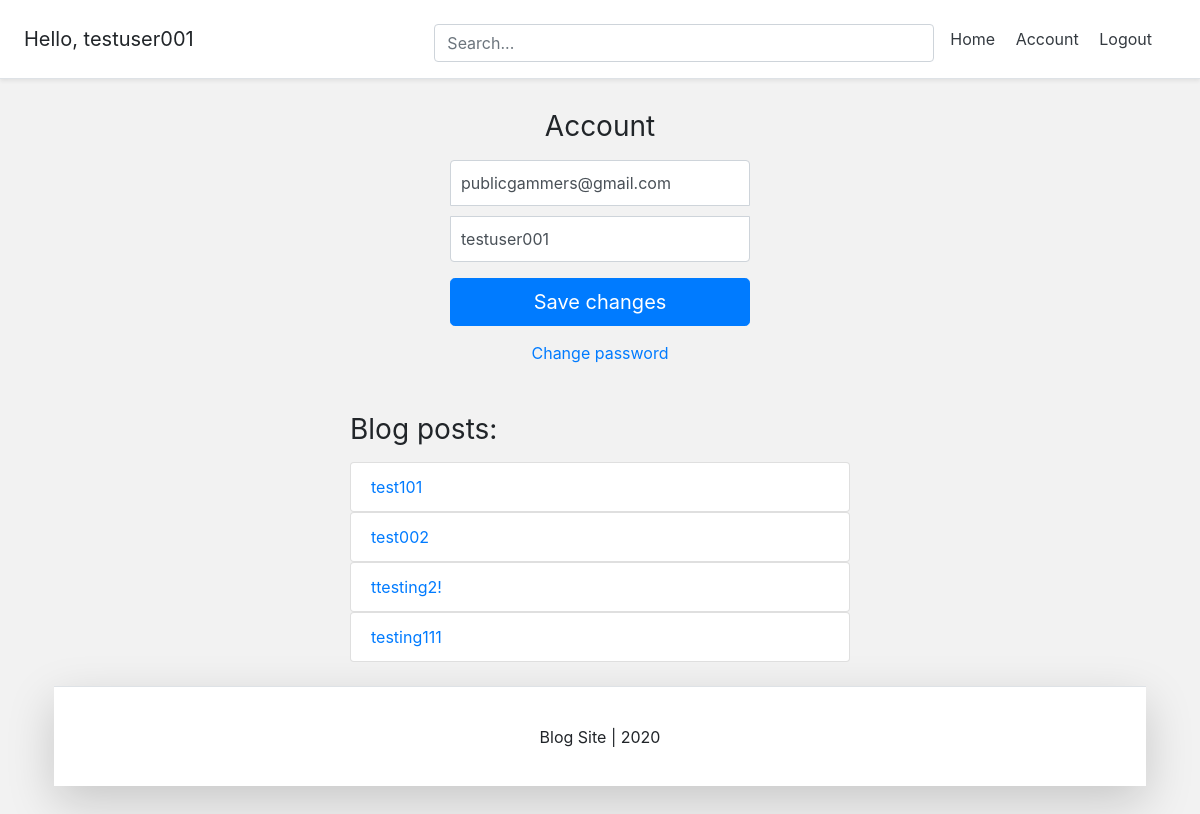
Screenshot of /account/ (signed in) with the database file from the repository.
### account/models.py (models this page shows, shortened)
class Account(AbstractBaseUser):
	email 					= models.EmailField(verbose_name="email", max_length=60, unique=True)
	username 				= models.CharField(max_length=30, unique=True)
	date_joined				= models.DateTimeField(verbose_name='date joined', auto_now_add=True)
	last_login				= models.DateTimeField(verbose_name='last login', auto_now=True)
	is_admin				= models.BooleanField(default=False)
	is_active				= models.BooleanField(default=True)
	is_staff				= models.BooleanField(default=False)
	is_superuser			= models.BooleanField(default=False)
	USERNAME_FIELD = 'email'
	REQUIRED_FIELDS = ['username', ]
	objects = MyAccountManager()

### blog/models.py (models this page shows)
class BlogPost(models.Model):
	title 					= models.CharField(max_length=50, null=False, blank=False)
	body 					= models.TextField(max_length=500, null=False, blank=False)
	image		 			= models.ImageField(upload_to=upload_location, null=True, blank=True)
	date_published 			= models.DateTimeField(auto_now_add=True, verbose_name="date published")
	date_updated 			= models.DateTimeField(auto_now=True, verbose_name="date updated")
	author 					= models.ForeignKey(settings.AUTH_USER_MODEL, on_delete=models.CASCADE)
	slug 					= models.SlugField(blank=True, unique=True)
	def __str__(self):
		return self.title

### account/views.py (the view)
# urls.py: path('account/', account_view,name="account"),
def account_view(request):
	if not request.user.is_authenticated:
			return redirect("login")
	context = {}
	if request.POST:
		form = AccountUpdateForm(request.POST, instance=request.user)
		if form.is_valid():
			form.initial = {
					"email": request.POST['email'],
					"username": request.POST['username'],
			}
			form.save()
			context['success_message'] = "Updated"
	else:
		form = AccountUpdateForm(
			initial={
					"email": request.user.email,
					"username": request.user.username,
				}
			)
	context['account_form'] = form
	blog_posts = BlogPost.objects.filter(author=request.user)
	context['blog_posts'] = blog_posts
	return render(request, "account/account.html", context)

### account/forms.py (shortened to what this page needs)
class AccountUpdateForm(forms.ModelForm):
	class Meta:
		model = Account
		fields = ('email', 'username')

### account/templates/account/account.html (shortened to what this page needs)
{% extends 'base.html' %}
{% block content %}
<form method="post" class="form-signin">{% csrf_token %}
  <h1 class="h3 mb-3 font-weight-normal">Account</h1>
  <input type="email" id="inputEmail" name="email" class="form-control" placeholder="Email address" required autofocus value="{{account_form.initial.email}}">
  <input type="text" id="inputUsername" name="username" class="form-control" placeholder="Username" required value="{{account_form.initial.username}}">
  <button class="btn btn-lg btn-primary btn-block" type="submit">Save changes</button>
</form>
<div class="d-flex flex-column">
   <a class='m-auto' href="{% url 'password_change' %}">Change password</a>
</div>
<div class="container mt-4 p-4">
  <div class="row">
    <div class="blog-posts">
      <h3 class="mb-3 font-weight-normal">Blog posts:</h3>
      {% if blog_posts %}
        <ul class="list-group">
        {% for post in blog_posts %}
          <a href="{% url 'blog:detail' post.slug %}" style="text-decoration: none;"><li class="list-group-item">{{post}}</li></a>
        {% endfor %}
        </ul>
      {% else %}
        <p>You have no blog posts. Create a post <a href="{% url 'blog:create' %}">here</a>.</p>
      {% endif %}
    </div>
{% endblock content %}

### templates/snippets/header.html (shortened to what this page needs)
<div class="d-flex flex-column flex-md-row align-items-center p-3 px-md-4 mb-3 bg-white border-bottom shadow-sm">
  <h5 class="my-0 mr-md-auto font-weight-normal">
  	{% if request.user.is_authenticated %}
  		<p class="m-auto">Hello, {{request.user.username}}</p>
  	{% endif %}
  </h5>
  <div class="search-bar mt-sm-2 mr-2">
  	<form method="get">
  		<input class="form-control"  type="text" name="q" id="id_q" placeholder="Search...">
  	</form>
  </div>
  <nav class="my-2 my-md-0 mr-md-3">
  	{% if request.user.is_authenticated %}
	  	<a class="p-2 text-dark" href="{% url 'home' %}">Home</a>
	    <a class="p-2 text-dark" href="{% url 'account' %}">Account</a>
	    <a class="p-2 text-dark" href="{% url 'logout' %}">Logout</a>
	{% else %}
		<a class="p-2 text-dark" href="{% url 'home' %}">Home</a>
	    <a class="p-2 text-dark" href="{% url 'login' %}">Login</a>
	    <a class="btn btn-outline-primary" href="{% url 'register' %}">Register</a>
	{% endif %}
  </nav>
</div>

### templates/snippets/header.html (style rules this page uses)
@media (min-width: 768px) { html { font-size: 16px; } }
.search-bar { max-width: 500px; width: 100%; }
form { width: 100%; }

### templates/snippets/base_css.html (style rules this page uses)
body { background-color: #f2f2f2; }

### account/templates/account/account.html (style rules this page uses)
.form-signin { width: 100%; max-width: 330px; padding: 15px; margin: auto; }
.form-signin .form-control { position: relative; box-sizing: border-box; height: auto; padding: 10px; font-size: 16px; }
.form-signin input[type="email"] { margin-bottom: 10px; border-bottom-right-radius: 0; border-bottom-left-radius: 0; }
.form-signin input[type="text"] { margin-bottom: 10px; border-top-left-radius: 0; border-top-right-radius: 0; }
.h3 { text-align: center; }
.blog-posts { max-width: 500px; width: 100%; margin: auto; }

### rows the page displays
Account: user.username "testuser001", email "publicgammers@gmail.com", username "testuser001"
BlogPost: title "test101"
BlogPost: title "test002"
BlogPost: title "ttesting2!"
BlogPost: title "testing111"
